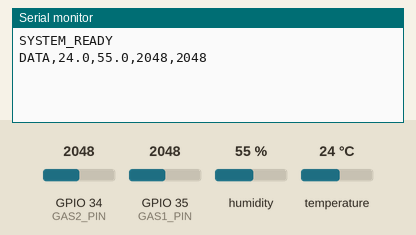
Recording of a sketch running on a simulated ESP32. Shown: the last lines printed to the serial monitor. The inputs (shaded band) are chosen by the test bench; at power-on: humidity 55 %, GPIO 34 (GAS2_PIN) = 2048, GPIO 35 (GAS1_PIN) = 2048, temperature 24 °C (analog values on the 0–4095 scale).

Above: at 3.2 s.
3.3 s: humidity set to 22 %
At 4.6 s:
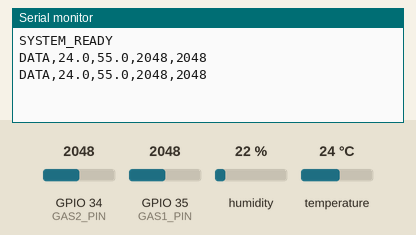
4.8 s: GPIO 34 (GAS2_PIN) set to 2866
At 6.2 s:
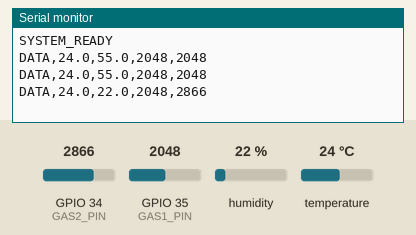
6.3 s: GPIO 35 (GAS1_PIN) set to 2866
7.8 s: temperature set to 12 °C
At 9.0 s:
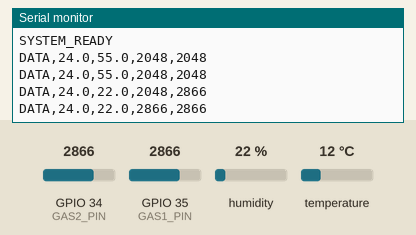
9.3 s: GPIO 34 (GAS2_PIN) set to 3972
At 10.6 s:
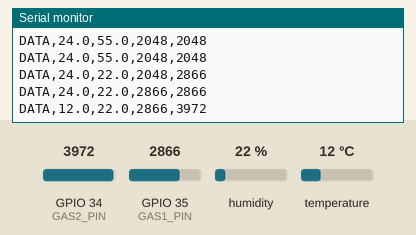
10.8 s: GPIO 35 (GAS1_PIN) set to 3972
At 13.0 s:
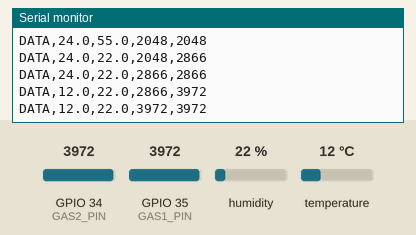
Timing chart, 0 to 13.3 s (numbered marks = the images above; inputs shaded):
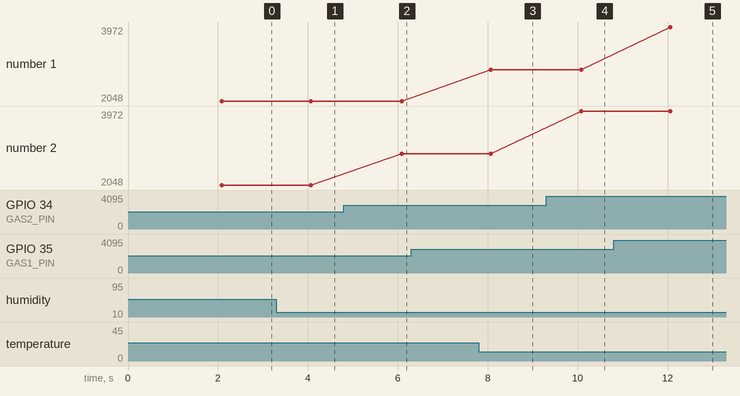

The sketch:

esp32_sensor_stream.ino
```cpp
#include <DHT.h>

#define DHT_PIN 4
#define DHT_TYPE DHT11

// 현재 배선 기준
#define GAS1_PIN 35
#define GAS2_PIN 34

DHT dht(DHT_PIN, DHT_TYPE);

const unsigned long SAMPLE_INTERVAL_MS = 2000;
unsigned long lastSample = 0;

int readAdcAverage(int pin) {
  long sum = 0;
  const int N = 10;

  for (int i = 0; i < N; i++) {
    sum += analogRead(pin);
    delay(3);
  }

  return (int)(sum / N);
}

void setup() {
  Serial.begin(115200);
  dht.begin();
  analogReadResolution(12);  // 0 ~ 4095

  delay(2000);
  Serial.println("SYSTEM_READY");
}

void loop() {
  unsigned long now = millis();

  if (now - lastSample < SAMPLE_INTERVAL_MS) {
    return;
  }
  lastSample = now;

  float temperature = dht.readTemperature();
  float humidity = dht.readHumidity();

  if (isnan(temperature) || isnan(humidity)) {
    Serial.println("DHT_ERROR");
    return;
  }

  int gas1Raw = readAdcAverage(GAS1_PIN);
  int gas2Raw = readAdcAverage(GAS2_PIN);

  // Python 전송 형식:
  // DATA,온도,습도,GAS1_RAW,GAS2_RAW
  Serial.print("DATA,");
  Serial.print(temperature, 1);
  Serial.print(",");
  Serial.print(humidity, 1);
  Serial.print(",");
  Serial.print(gas1Raw);
  Serial.print(",");
  Serial.println(gas2Raw);
}
```

Measured:
- after the input at 4.8 s, the serial monitor: prints a new line after 1.3 s (image 2)
- after the input at 9.3 s, the serial monitor: prints a new line after 0.79 s (image 4)
- after the input at 10.8 s, the serial monitor: prints a new line after 1.3 s (image 5)
- plotted number 2: 2048 → 2866 after the input at 4.8 s, 2866 → 3972 after the input at 9.3 s
